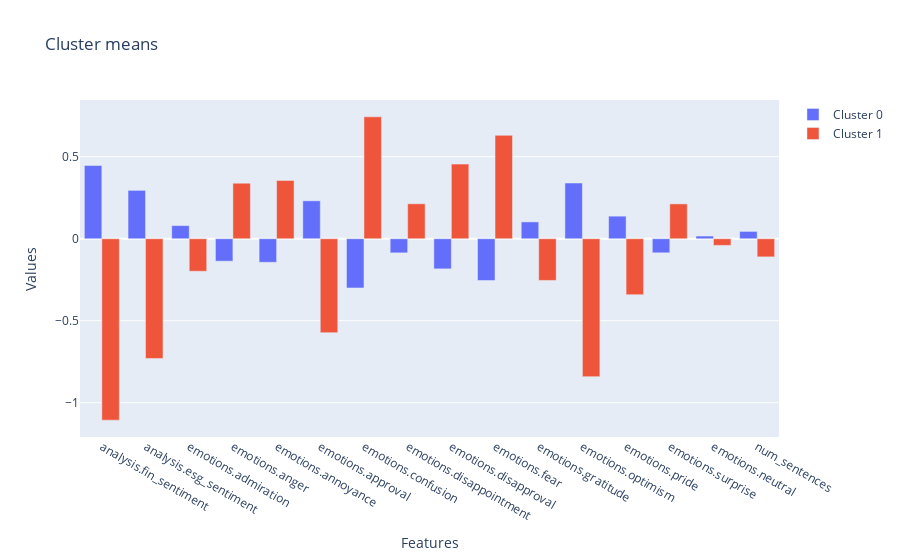

The notebook cell this image was saved under:
### Markdown cell above
Below we plot the cluster centers for the last quarter of the analysis to identify the cluster patterns.

### Code cell
fig = go.Figure(data=[
    go.Bar(name='Cluster 0', x=features, y=list(cluster_means[-1].values())[0][0]),
    go.Bar(name='Cluster 1', x=features, y=list(cluster_means[-1].values())[0][1])
])

fig.update_layout(barmode='group', title='Cluster means',
                  xaxis_title='Features', yaxis_title='Values')

fig.show()

### Figure 1 — Plotly figure (JSON) as saved in the notebook; plotly's stock layout.template omitted (floating-point values rounded to 4 significant figures)
{"data": [{"name": "Cluster 0", "type": "bar", "x": ["analysis.fin_sentiment", "analysis.esg_sentiment", "emotions.admiration", "emotions.anger", "emotions.annoyance", "emotions.approval", "emotions.confusion", "emotions.disappointment", "emotions.disapproval", "emotions.fear", "emotions.gratitude", "emotions.optimism", "emotions.pride", "emotions.surprise", "emotions.neutral", "num_sentences"], "y": [0.4468, 0.2949, 0.08008, -0.1368, -0.1436, 0.2313, -0.3002, -0.08609, -0.1838, -0.2547, 0.1027, 0.3397, 0.1377, -0.0858, 0.0164, 0.04463]}, {"name": "Cluster 1", "type": "bar", "x": ["analysis.fin_sentiment", "analysis.esg_sentiment", "emotions.admiration", "emotions.anger", "emotions.annoyance", "emotions.approval", "emotions.confusion", "emotions.disappointment", "emotions.disapproval", "emotions.fear", "emotions.gratitude", "emotions.optimism", "emotions.pride", "emotions.surprise", "emotions.neutral", "num_sentences"], "y": [-1.106, -0.7301, -0.1982, 0.3388, 0.3555, -0.5726, 0.7432, 0.2131, 0.455, 0.6305, -0.2542, -0.8409, -0.341, 0.2124, -0.04061, -0.1105]}], "layout": {"barmode": "group", "title": {"text": "Cluster means"}, "xaxis": {"title": {"text": "Features"}}, "yaxis": {"title": {"text": "Values"}}}}
